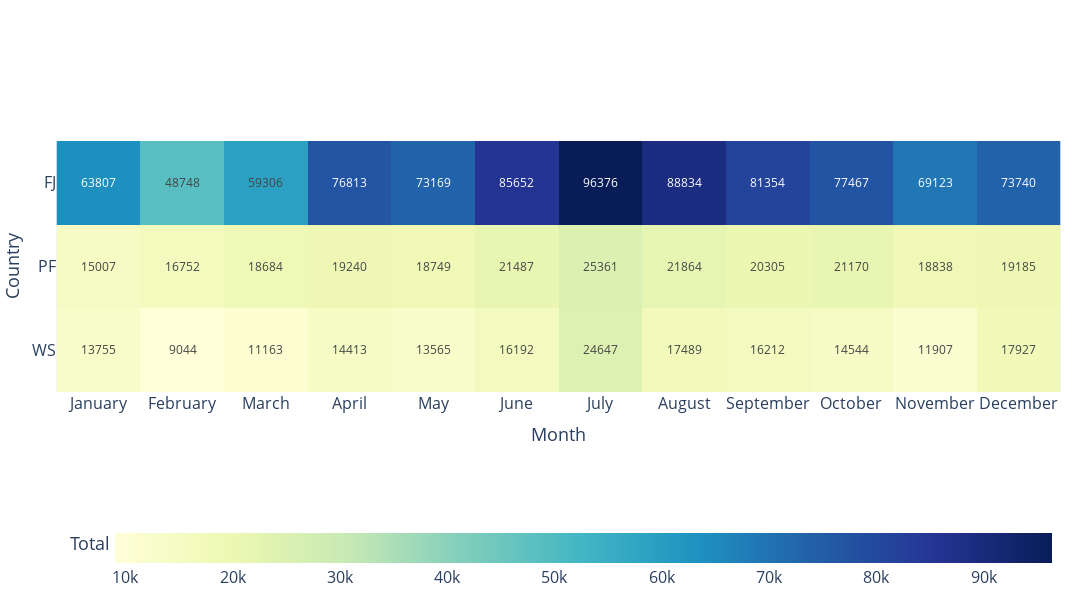

Write notebook code for a chart like this one.
### Code cell
import plotly.express as px
import pandas as pd

# 读取 Excel 文件
file_path = 'hotmap.xlsx'
df = pd.read_excel(file_path)

# 选择需要的列
df = df[['Country', 'month', 'Total']]

# 定义月份的顺序
month_order = ['January', 'February', 'March', 'April', 'May', 'June', 'July', 'August', 'September', 'October', 'November', 'December']

# 将月份列转换为分类数据，并指定顺序
df['month'] = pd.Categorical(df['month'], categories=month_order, ordered=True)

# 将数据转换为宽格式
pivot_table = df.pivot(index='Country', columns='month', values='Total')

# 使用 Plotly Express 创建热力图
fig = px.imshow(pivot_table,
                color_continuous_scale='YlGnBu',
                labels={'x': 'Month', 'y': 'Country', 'color': 'Total'},
                text_auto='.0f')#title='Country Total by Month',

# 更新布局以改进显示
fig.update_layout(
    xaxis_title='Month',
    yaxis_title='Country',
    xaxis=dict(
        tickmode='array',
        tickvals=pivot_table.columns,
        ticktext=pivot_table.columns,
        title_font_size=18,
        tickfont_size=16
    ),
    yaxis=dict(
        tickmode='array',
        tickvals=pivot_table.index,
        ticktext=pivot_table.index,
        title_font_size=18,
        tickfont_size=16
    ),
    coloraxis_colorbar=dict(
        title='Total',
        title_font_size=18,
        tickfont_size=16,
        orientation='h',  # 设置颜色条为水平
        xanchor='center',  # 水平居中
        yanchor='top',  # 颜色条放在底部
        x=0.5,  # 水平位置
        y=0  # 颜色条的位置，调整为底部
    ),
    width=1200,  # Width of the figure
    height=600,  # Height of the figure
    margin=dict(l=10, r=30, t=10, b=5)  # Adjust margins to make space for the color bar
)
fig.write_image('vistors_hotmap.png', height=600, width=1200, scale=3)
# 显示图形
fig.show()

### Figure 1 — Plotly figure (JSON) as saved in the notebook; plotly's stock layout.template omitted (floating-point values rounded to 4 significant figures)
{"data": [{"coloraxis": "coloraxis", "hovertemplate": "Month: %{x}<br>Country: %{y}<br>Total: %{z}<extra></extra>", "name": "0", "texttemplate": "%{z:.0f}", "type": "heatmap", "x": ["January", "February", "March", "April", "May", "June", "July", "August", "September", "October", "November", "December"], "xaxis": "x", "y": ["FJ", "PF", "WS"], "yaxis": "y", "z": [[63807, 48748, 59306, 76813, 73169, 85652, 96376, 88834, 81354, 77467, 69123, 73740], [15007, 16752, 18684, 19240, 18749, 21487, 25361, 21864, 20305, 21170, 18838, 19185], [13755, 9044, 11163, 14413, 13565, 16192, 24647, 17489, 16212, 14544, 11907, 17927]]}], "layout": {"coloraxis": {"colorbar": {"orientation": "h", "tickfont": {"size": 16}, "title": {"font": {"size": 18}, "text": "Total"}, "x": 0.5, "xanchor": "center", "y": 0, "yanchor": "top"}, "colorscale": [[0, "rgb(255,255,217)"], [0.125, "rgb(237,248,177)"], [0.25, "rgb(199,233,180)"], [0.375, "rgb(127,205,187)"], [0.5, "rgb(65,182,196)"], [0.625, "rgb(29,145,192)"], [0.75, "rgb(34,94,168)"], [0.875, "rgb(37,52,148)"], [1, "rgb(8,29,88)"]]}, "height": 600, "margin": {"b": 5, "l": 10, "r": 30, "t": 10}, "width": 1200, "xaxis": {"anchor": "y", "constrain": "domain", "domain": [0, 1], "scaleanchor": "y", "tickfont": {"size": 16}, "tickmode": "array", "ticktext": ["January", "February", "March", "April", "May", "June", "July", "August", "September", "October", "November", "December"], "tickvals": ["January", "February", "March", "April", "May", "June", "July", "August", "September", "October", "November", "December"], "title": {"font": {"size": 18}, "text": "Month"}}, "yaxis": {"anchor": "x", "autorange": "reversed", "constrain": "domain", "domain": [0, 1], "tickfont": {"size": 16}, "tickmode": "array", "ticktext": ["FJ", "PF", "WS"], "tickvals": ["FJ", "PF", "WS"], "title": {"font": {"size": 18}, "text": "Country"}}}}
